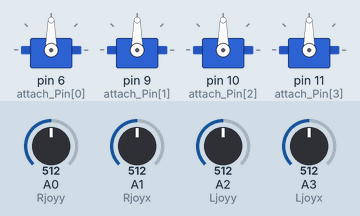
Simulated run of this sketch. Board: Arduino Uno, built with avr-gcc and run on an emulated ATmega328P. On the bench: 4 × servo. The test bench sets the inputs (shaded band); at power-on: A0 (Rjoyy) = 512, A1 (Rjoyx) = 512, A2 (Ljoyy) = 512, A3 (Ljoyx) = 512.

Above: at 1.7 s.
1.8 s: A0 (Rjoyy) set to 992
At 3.4 s:
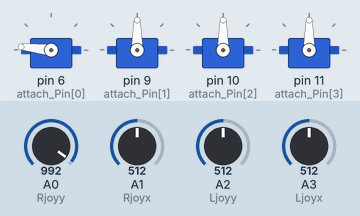
3.7 s: A1 (Rjoyx) set to 716
At 5.1 s:
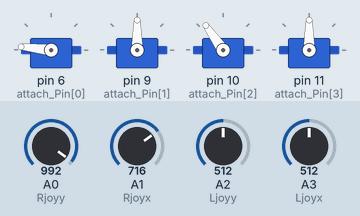
5.4 s: A2 (Ljoyy) set to 716
At 6.4 s:
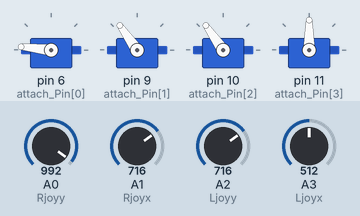
7.1 s: A3 (Ljoyx) set to 716
At 7.6 s:
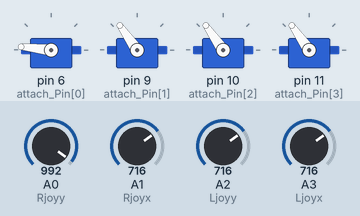
8.8 s: A0 (Rjoyy) set to 306
At 10.7 s:
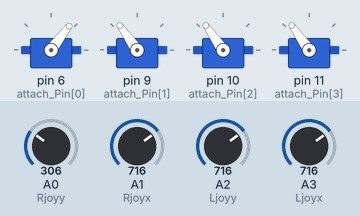
11.0 s: A1 (Rjoyx) set to 992
At 12.6 s:
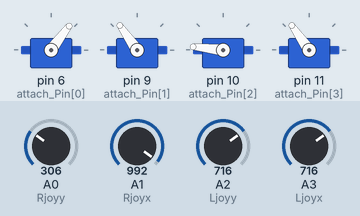
Timing chart, 0 to 13.8 s (numbered marks = the images above; inputs shaded):
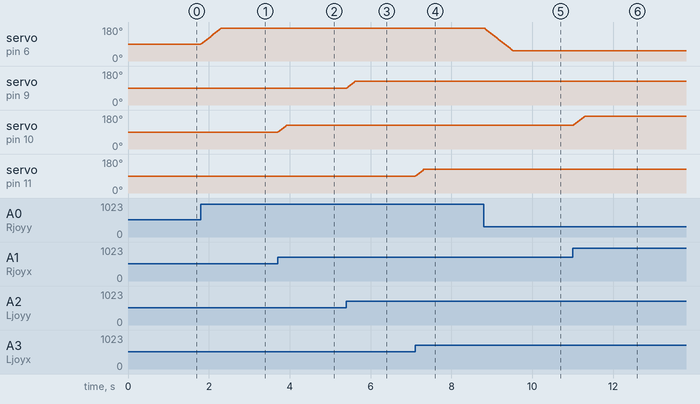

Measured:
- after the input at 1.8 s, servo on pin 6 (attach_Pin[0]): moves from 90° to 174° over 0.49 s, starting at once
- after the input at 3.7 s, servo on pin 10 (attach_Pin[2]): moves from 90° to 125° over 0.20 s, starting at once
- after the input at 5.4 s, servo on pin 9 (attach_Pin[1]): moves from 90° to 125° over 0.20 s, starting at once
- after the input at 7.1 s, servo on pin 11 (attach_Pin[3]): moves from 90° to 125° over 0.20 s, starting at once
- after the input at 8.8 s, servo on pin 6 (attach_Pin[0]): moves from 174° to 53° over 0.71 s, starting at once
- after the input at 11.0 s, servo on pin 10 (attach_Pin[2]): moves from 125° to 174° over 0.29 s, starting at once

The sketch:

sketch_oct2i.ino
```cpp
#include<Servo.h>


int Ljoyx=A3;  //左侧摇杆x轴信号
int Ljoyy=A2;  //左侧y轴

int Rjoyx=A1;  //右侧x轴
int Rjoyy=A0;  //右侧y轴

Servo servos[4];// 0——>claw  1——>rarm  2——>farm  3——>base
int attach_Pin[4]={6,9,10,11};

int currentPos[4]={90,90,90,90}; //电机当前位置
int targetPos[4]={90,90,90,90};  //电机期望位置


void setup() {
  // put your setup code here, to run once:
  Serial.begin(9600);

  for(int i=0;i<4;i++)
  {
      servos[i].attach(attach_Pin[i]);   //设定引脚
      servos[i].write(90);               //初始化
  }
  delay(500);
}

void loop() {
  // put your main code here, to run repeatedly:
   int toPos[4];
   toPos[0]=judgeStill(analogRead(Rjoyy),512,30);//获取摇杆信号  ——>claw
   toPos[1]=judgeStill(analogRead(Ljoyy),512,30);// rarm
   toPos[2]=judgeStill(analogRead(Rjoyx),512,30);// farm
   toPos[3]=judgeStill(analogRead(Ljoyx),512,30);// base

   for(int i=0;i<4;i++)    //将目标位置转化为角度
       targetPos[i]=map(toPos[i],0,1023,0,180);

   for(int i=0;i<4;i++)
   {
      if(currentPos[i]<targetPos[i]){ //大了就加
          currentPos[i]++;
      }
      else if(currentPos[i]>targetPos[i]) //小了就减
      {
          currentPos[i]--;
      }

      servos[i].write(currentPos[i]);
   }

   delay(5);


}


int judgeStill(int now,int center,int range)  //防中央抖动
{
    if(now>center-range && now<center+range)
    {
       return center;
    }
    return now;
}
```
